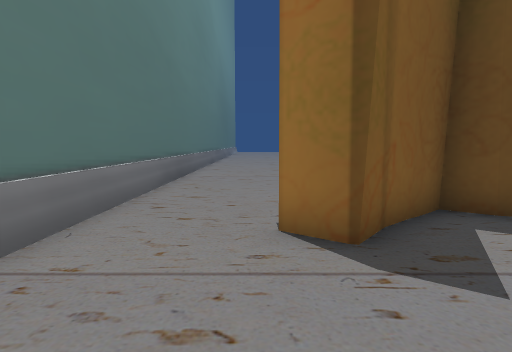
View 1 (above)

24 first-person views from a walk through a Unity game level. The camera is 1.2 m above the floor, tilts 6° down and sees 80° across. The floor is counted in squares, 1 m on a side. Each view is taken from the middle of a square. On the plan, view 1 faces up. The plan holds only what a view shows up to about 13 squares ahead; the rest is blank. The place goes on beyond the plan. The player character is not drawn. Some animated figures are not drawn. Some surface patterns are stand-ins.

View 2
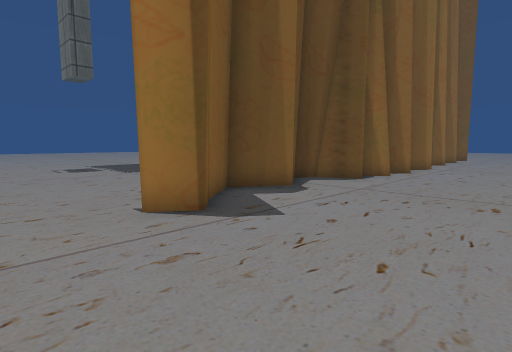

View 3
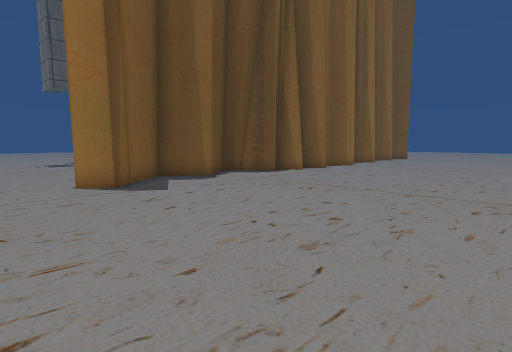

View 4
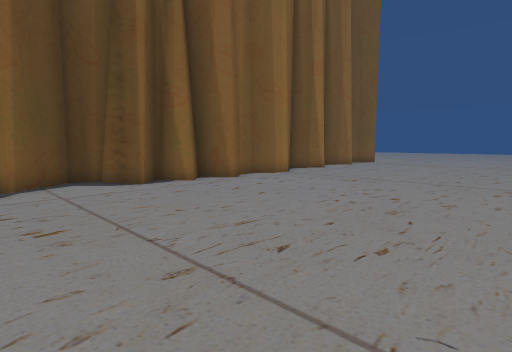

View 5
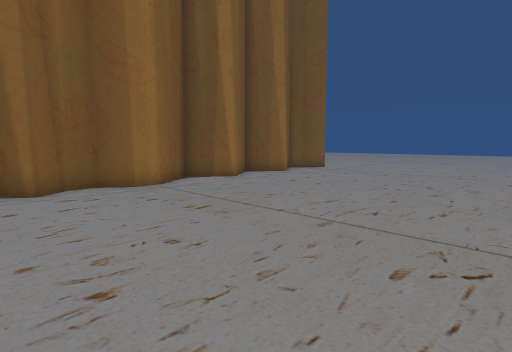

View 6
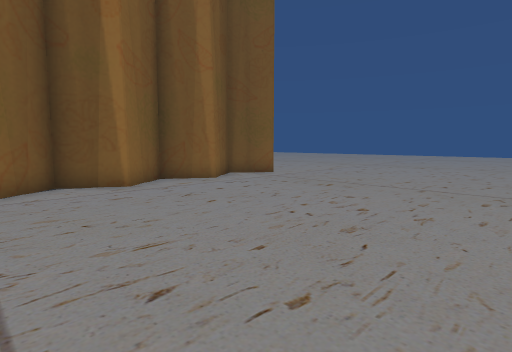

View 7
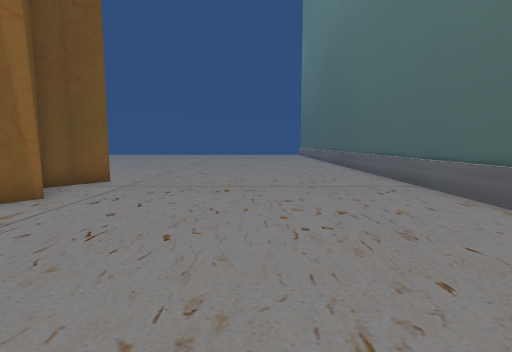

View 8
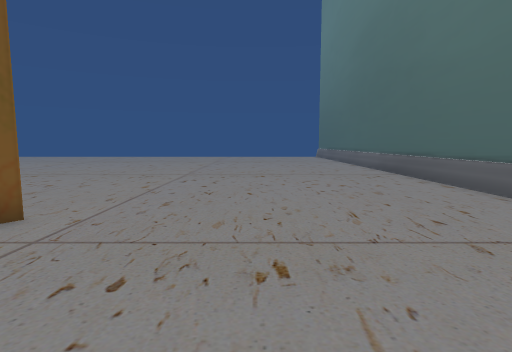

View 9
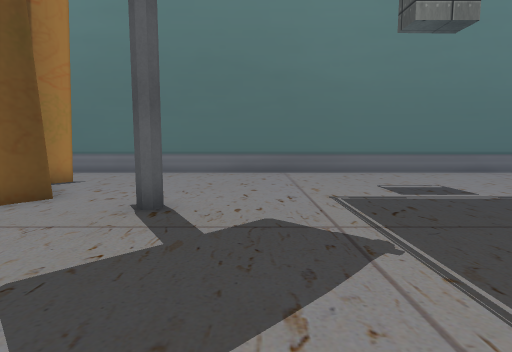

View 10
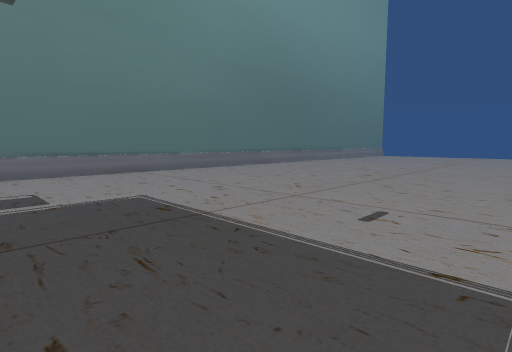

View 11
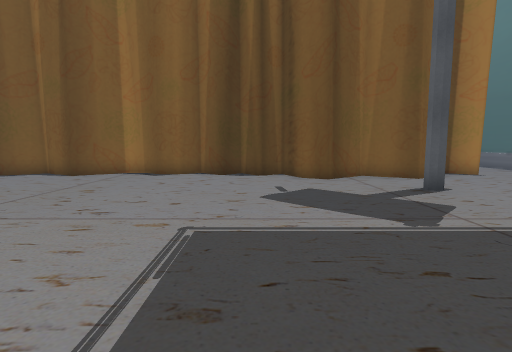

View 12
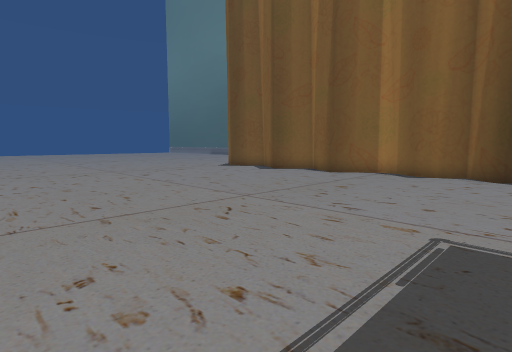

View 13
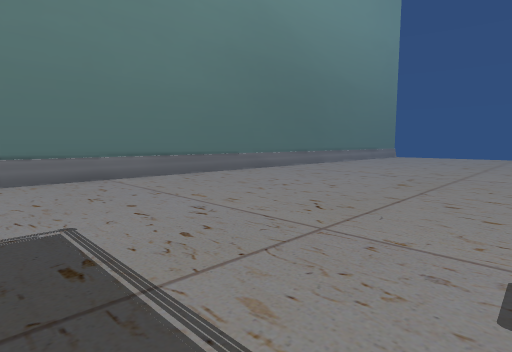

View 14
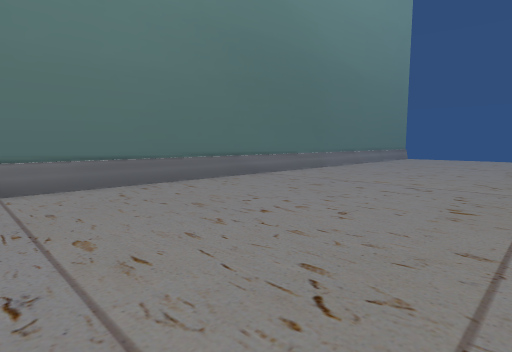

View 15
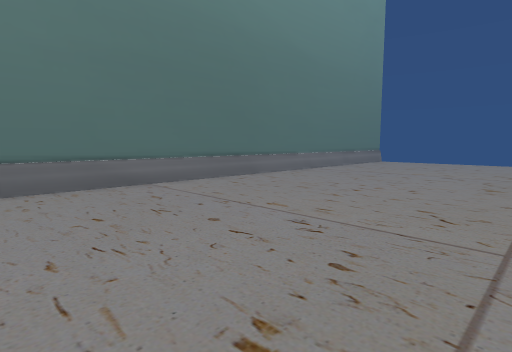

View 16
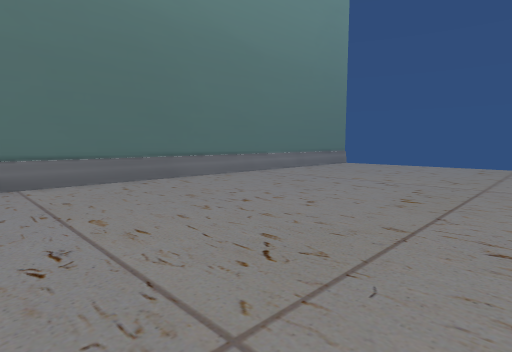

View 17
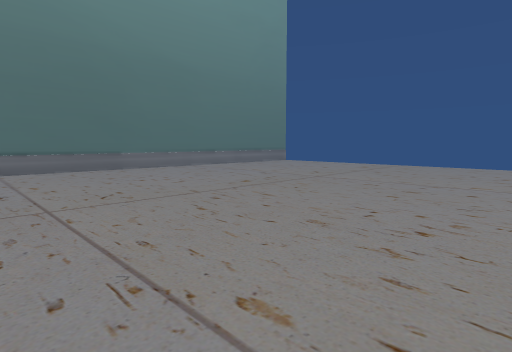

View 18
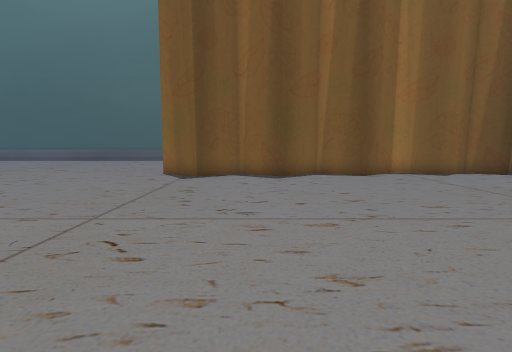

View 19
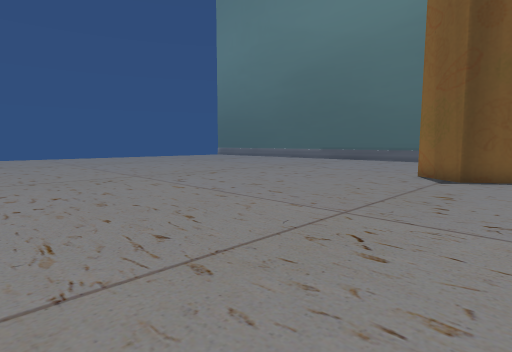

View 20
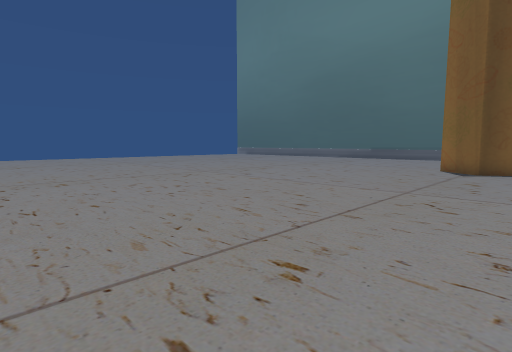

View 21
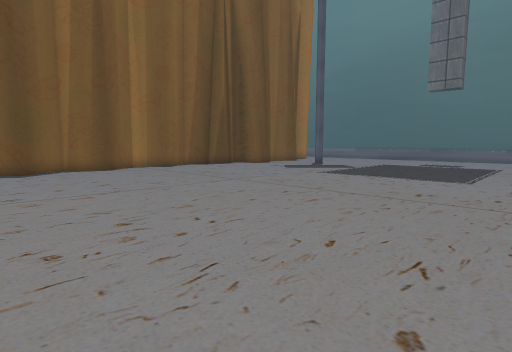

View 22
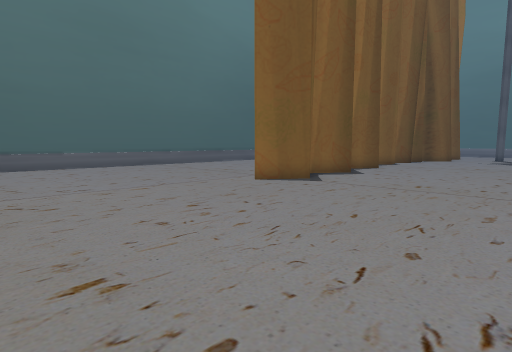

View 23
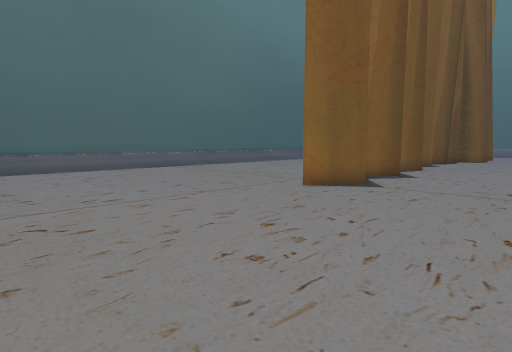

View 24
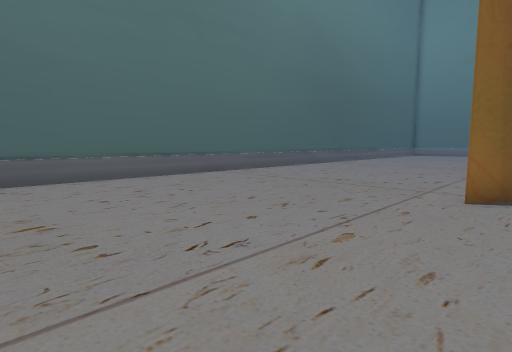

### Floor plan
Points are (right, up) in squares from view 1. A wall is a line through its corners. A room is listed if a view was taken in it or the views show most of it. See-through windows are left out.
Room 1 (views 1, 2, 3, 4, 5, 6, 7, 8, 9, 10, 11, 12, 13, 14, 15, 16, 17, 18, 19, 20, 21, 22, 23, 24)
walls: (15.4, 4.1) (14.9, 3.9) (15.4, 4.1); (15.1, 4) (14.4, 3.4) (13.8, 3.4) (13.3, 3.6); (18.5, 4.3) (18.1, 4.1) (18.5, 4.3); (12.8, 4) (13.6, 3.4) (12.8, 3.9) (12, 3.9) (11.3, 3.4) (12, 4) (12.8, 4); (16.8, 3.9) (17.5, 3.4) (19.1, 4.8) (20.7, 3.6) (22.2, 4.8) (23.8, 3.7) (22.2, 4.8); (19.6, 4.3) (20.2, 4.1) (19.6, 4.3); (10.2, 4.3) (9.6, 3.6) (10.2, 4.3) (10.6, 4.1) (10.2, 4.3); (13.3, 3.5) (13.7, 3.4) (14.4, 3.4) (15.8, 4.6) (16.5, 4.1) (17, 4) (16.5, 4.1); (10.6, 4.1) (11.3, 3.4) (10.6, 4.1); (8.9, 4.5) (9.6, 3.6) (9, 4.4) (8.5, 4.3) (8.9, 4.5); (6.9, 5.4) (7.3, 5.1) (7, 5.4) (6.4, 5.6) (5.7, 5.1); (21.5, 4.4) (20.7, 3.7) (19.1, 4.9) (17.4, 3.5) (15.8, 4.6) (15.2, 4.1); (8.6, 4.3) (8, 3.8) (7.3, 5.3); (21.2, 4.2) (21.6, 4.4) (21.2, 4.2); (22.9, 4.4) (23.2, 4); (6, 5.1) (5.5, 4.9) (6, 5.1); (5.6, 5) (4.9, 4.4) (6.3, 5.6) (7.3, 5.2) (8, 3.8); (4.4, 4.9) (3.9, 5) (4.4, 4.9); (2.9, 5.1) (3.4, 5.5) (4.9, 4.4) (3.3, 5.5) (2.7, 5); (2.8, 5) (2.4, 4.7); (2.5, 4.8) (1.8, 4.2); (1.9, 4.3) (1.2, 3.5) (0.2, 4.3) (1.1, 3.6); (19.6, -6) (31.5, -6); (-3, 35.5) (-3, 2.1)
low walls: (19.5, -5.8) (31.5, -5.8); (-2.9, 35.6) (-2.9, 2.3)

Where each view was taken, in squares from view 1:
view 1: 0 up, 0 right, facing up
view 2: 1 down, 2 left, facing up-right
view 3: 5 down, 2 left, facing up-right
view 4: 5 down, 4 right, facing up-right
view 5: 5 down, 10 right, facing up-right
view 6: 5 down, 14 right, facing up-right
view 7: 1 down, 14 right, facing right
view 8: 0 up, 19 right, facing right
view 9: 10 up, 10 right, facing left
view 10: 14 up, 10 right, facing up-left
view 11: 16 up, 9 right, facing down
view 12: 16 up, 9 right, facing down-right
view 13: 16 up, 8 right, facing up-left
view 14: 19 up, 6 right, facing up-left
view 15: 24 up, 6 right, facing up-left
view 16: 27 up, 7 right, facing up-left
view 17: 27 up, 12 right, facing up-left
view 18: 16 up, 20 right, facing down
view 19: 16 up, 20 right, facing down-right
view 20: 19 up, 20 right, facing down-right
view 21: 19 up, 21 right, facing down-left
view 22: 11 up, 31 right, facing down-left
view 23: 9 up, 31 right, facing down-left
view 24: 5 up, 31 right, facing down-left
